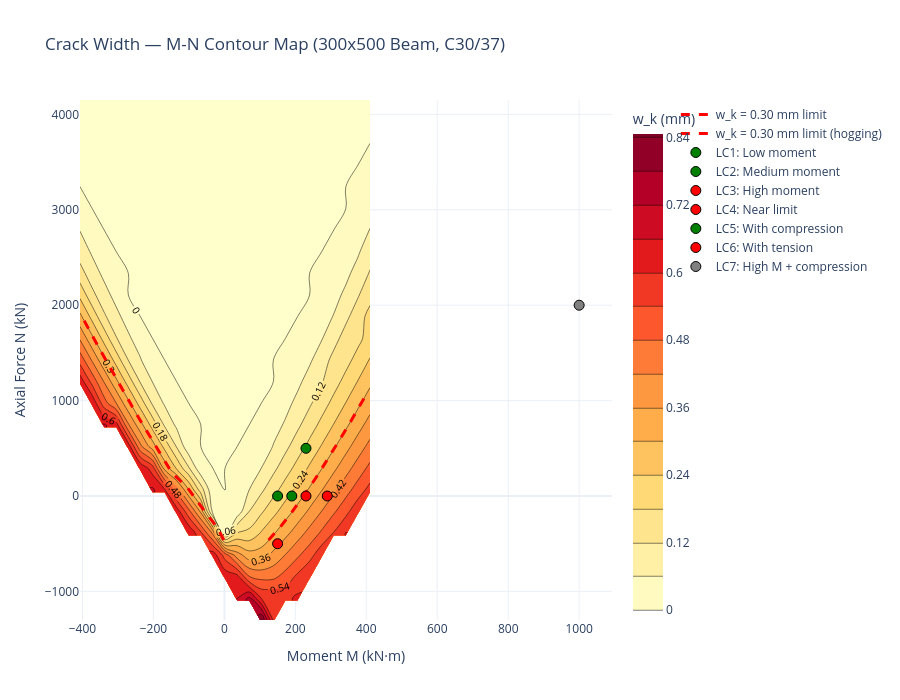

The notebook cell saved with this chart:
### Markdown cell above
## 4. Plot 2 — 2D Contour Map (`plot_contours`)

A filled contour of crack width across the M-N domain. The dashed red line is the
`w_k = w_k,lim` boundary curve — computed via root-finding for each N slice. Load cases
on the safe side (lower crack widths) are green, those beyond the boundary are red.

Both M and N axes span the ULS M-N diagram bounds. `force_cracked=True` (default)
means crack widths are computed even below the cracking moment.

### Code cell
# Option A: via the CrackingCheck convenience wrapper
with warnings.catch_warnings():
    warnings.simplefilter("ignore")
    fig_contour = check.plot_crack_width_contours(
        load_cases=load_cases,
        n_grid=25,
        title="Crack Width \u2014 M-N Contour Map (300x500 Beam, C30/37)",
        show=False,
    )
fig_contour.show()

### Figure 1 — Plotly figure (JSON) as saved in the notebook; plotly's stock layout.template omitted (floating-point values rounded to 4 significant figures; data arrays with more than 128 entries replaced by an {"elided": "..."} marker saying what was removed)
{"data": [{"colorbar": {"title": {"text": "w_k (mm)"}}, "colorscale": [[0, "rgb(255,255,204)"], [0.125, "rgb(255,237,160)"], [0.25, "rgb(254,217,118)"], [0.375, "rgb(254,178,76)"], [0.5, "rgb(253,141,60)"], [0.625, "rgb(252,78,42)"], [0.75, "rgb(227,26,28)"], [0.875, "rgb(189,0,38)"], [1, "rgb(128,0,38)"]], "contours": {"end": 0.8462, "labelfont": {"size": 10}, "showlabels": true, "size": 0.06, "start": 0}, "hovertemplate": "M: %{x:.1f} kN·m<br>N: %{y:.1f} kN<br>w_k: %{z:.3f} mm<extra></extra>", "name": "Crack width", "type": "contour", "x": [-407.0, -372.9, -338.9, -304.8, -270.7, -236.7, -202.6, -168.6, -134.5, -100.4, -66.37, -32.31, 1.754, 35.82, 69.88, 103.9, 138.0, 172.1, 206.1, 240.2, 274.3, 308.3, 342.4, 376.4, 410.5], "y": [-1300.0, -1073.0, -845.4, -618.3, -391.2, -164.1, 63.04, 290.2, 517.3, 744.4, 971.5, 1199.0, 1426.0, 1653.0, 1880.0, 2107.0, 2334.0, 2561.0, 2788.0, 3016.0, 3243.0, 3470.0, 3697.0, 3924.0, 4151.0], "z": {"elided": "25x25 float values"}, "zmax": 0.8462, "zmin": 0}, {"hovertemplate": "w_k = 0.30 mm boundary<br>M: %{x:.1f} kN·m<br>N: %{y:.1f} kN<extra></extra>", "line": {"color": "red", "dash": "dash", "width": 3}, "mode": "lines", "name": "w_k = 0.30 mm limit", "type": "scatter", "x": [124.5, 158.1, 187.8, 215.3, 241.3, 266.1, 290.0, 313.5, 336.1, 358.4, 380.1, 401.7], "y": [-461.1, -321.3, -181.5, -41.78, 97.98, 237.7, 377.5, 517.3, 657.0, 796.8, 936.6, 1076.0]}, {"hovertemplate": "w_k = 0.30 mm boundary<br>M: %{x:.1f} kN·m<br>N: %{y:.1f} kN<extra></extra>", "line": {"color": "red", "dash": "dash", "width": 3}, "mode": "lines", "name": "w_k = 0.30 mm limit (hogging)", "type": "scatter", "x": [-1.638, -21.32, -51.62, -79.49, -106.2, -147.0, -170.1, -193.0, -215.6, -237.7, -259.6, -281.4, -302.7, -324.0, -344.7, -365.6, -386.1, -406.4], "y": [-461.1, -321.3, -181.5, -41.78, 97.98, 237.7, 377.5, 517.3, 657.0, 796.8, 936.6, 1076.0, 1216.0, 1356.0, 1496.0, 1635.0, 1775.0, 1915.0]}, {"hovertemplate": "<b>LC1: Low moment</b><br>M_Ed: 150.0 kN·m<br>N_Ed: 0.0 kN<br>w_k: 0.193 mm<br>Limit: 0.30 mm<br>Status: PASS<extra></extra>", "marker": {"color": "green", "line": {"color": "black", "width": 1}, "size": 10}, "mode": "markers", "name": "LC1: Low moment", "type": "scatter", "x": [150], "y": [0]}, {"hovertemplate": "<b>LC2: Medium moment</b><br>M_Ed: 190.0 kN·m<br>N_Ed: 0.0 kN<br>w_k: 0.251 mm<br>Limit: 0.30 mm<br>Status: PASS<extra></extra>", "marker": {"color": "green", "line": {"color": "black", "width": 1}, "size": 10}, "mode": "markers", "name": "LC2: Medium moment", "type": "scatter", "x": [190], "y": [0]}, {"hovertemplate": "<b>LC3: High moment</b><br>M_Ed: 290.0 kN·m<br>N_Ed: 0.0 kN<br>w_k: 0.397 mm<br>Limit: 0.30 mm<br>Status: FAIL<extra></extra>", "marker": {"color": "red", "line": {"color": "black", "width": 1}, "size": 10}, "mode": "markers", "name": "LC3: High moment", "type": "scatter", "x": [290], "y": [0]}, {"hovertemplate": "<b>LC4: Near limit</b><br>M_Ed: 230.0 kN·m<br>N_Ed: 0.0 kN<br>w_k: 0.310 mm<br>Limit: 0.30 mm<br>Status: FAIL<extra></extra>", "marker": {"color": "red", "line": {"color": "black", "width": 1}, "size": 10}, "mode": "markers", "name": "LC4: Near limit", "type": "scatter", "x": [230], "y": [0]}, {"hovertemplate": "<b>LC5: With compression</b><br>M_Ed: 230.0 kN·m<br>N_Ed: 500.0 kN<br>w_k: 0.188 mm<br>Limit: 0.30 mm<br>Status: PASS<extra></extra>", "marker": {"color": "green", "line": {"color": "black", "width": 1}, "size": 10}, "mode": "markers", "name": "LC5: With compression", "type": "scatter", "x": [230], "y": [500]}, {"hovertemplate": "<b>LC6: With tension</b><br>M_Ed: 150.0 kN·m<br>N_Ed: -500.0 kN<br>w_k: 0.349 mm<br>Limit: 0.30 mm<br>Status: FAIL<extra></extra>", "marker": {"color": "red", "line": {"color": "black", "width": 1}, "size": 10}, "mode": "markers", "name": "LC6: With tension", "type": "scatter", "x": [150], "y": [-500]}, {"hovertemplate": "<b>LC7: High M + compression</b><br>M_Ed: 1000.0 kN·m<br>N_Ed: 2000.0 kN<br>w_k: N/A mm<br>Limit: 0.30 mm<br>Status: UNSOLVED<br>Solver: Inverse solver could not match M=1000.00 kN.m, N=2000.00 kN within tolerance. Best residuals: dN=28.274 kN, dM=-185.115 kN.m. Target may be outside section capacity envelope. Use strict=False to return the nearest feasible strain state.<extra></extra>", "marker": {"color": "gray", "line": {"color": "black", "width": 1}, "size": 10}, "mode": "markers", "name": "LC7: High M + compression", "type": "scatter", "x": [1000], "y": [2000]}], "layout": {"height": 700, "legend": {"x": 1.12, "xanchor": "left", "y": 1}, "margin": {"r": 160}, "title": {"text": "Crack Width — M-N Contour Map (300x500 Beam, C30/37)"}, "width": 900, "xaxis": {"title": {"text": "Moment M (kN·m)"}}, "yaxis": {"title": {"text": "Axial Force N (kN)"}}}}
